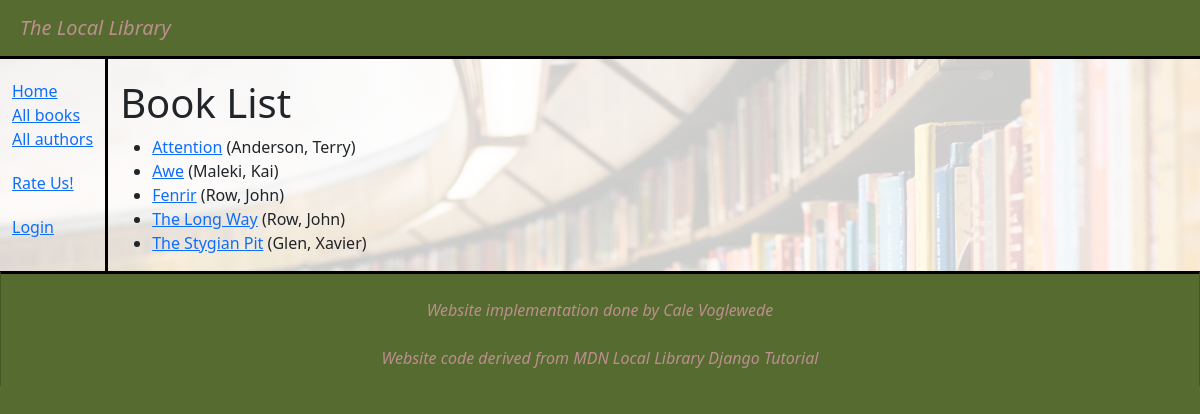
/catalog/books/, run on the app's committed database.
### catalog/models.py (models this page shows, shortened)
class Book(models.Model):
    title = models.CharField(max_length=200)
    author = models.ForeignKey('Author', on_delete=models.RESTRICT, null=True)
    summary = models.TextField(
        max_length=1000, help_text="Enter a brief description of the book")
    isbn = models.CharField('ISBN', max_length=13,
                            unique=True,
                            help_text='13 Character <a href="https://www.isbn-international.org/content/what-isbn'
                                      '">ISBN number</a>')
    genre = models.ManyToManyField(
        Genre, help_text="Select a genre for this book")
    language = models.ForeignKey(
        'Language', on_delete=models.SET_NULL, null=True)
    class Meta:
        ordering = ['title', 'author']
    def display_genre(self):
        """Creates a string for the Genre. This is required to display genre in Admin."""
        return ', '.join([genre.name for genre in self.genre.all()[:3]])
    display_genre.short_description = 'Genre'
    def get_absolute_url(self):
        return reverse('book-detail', args=[str(self.id)])
    def display_genre(self):
        """Create a string for the Genre. This is required to display genre in Admin."""
        return ', '.join(genre.name for genre in self.genre.all()[:3])
    display_genre.short_description = 'Genre'

class Author(models.Model):
    first_name = models.CharField(max_length=100)
    last_name = models.CharField(max_length=100)
    date_of_birth = models.DateField(null=True, blank=True)
    date_of_death = models.DateField('died', null=True, blank=True)
    class Meta:
        ordering = ['last_name', 'first_name']
    def __str__(self):
        return f'{self.last_name}, {self.first_name}'

### catalog/views.py (the view)
# urls.py: path('books/', views.BookListView.as_view(), name='books'),
class BookListView(generic.ListView):
    model = Book
    paginate_by = 10

### catalog/templates/catalog/book_list.html
{% extends "base_generic.html" %} {% block content %}
<h1>Book List</h1>
{% if book_list %}
<ul>
  {% for book in book_list %}
  <li>
    <a href="{{ book.get_absolute_url }}">{{ book.title }}</a>
    ({{book.author}})
  </li>
  {% endfor %}
</ul>
{% else %}
<p>There are no books in the library.</p>
{% endif %} {% endblock %}

### catalog/static/css/styles.css (style rules this page uses)
body { background-color: darkolivegreen; }

### data on the page
Book: title "Attention", author "Anderson, Terry"
Book: title "Awe", author "Maleki, Kai"
Book: title "Fenrir", author "Row, John"
Book: title "The Long Way", author "Row, John"
Book: title "The Stygian Pit", author "Glen, Xavier"
